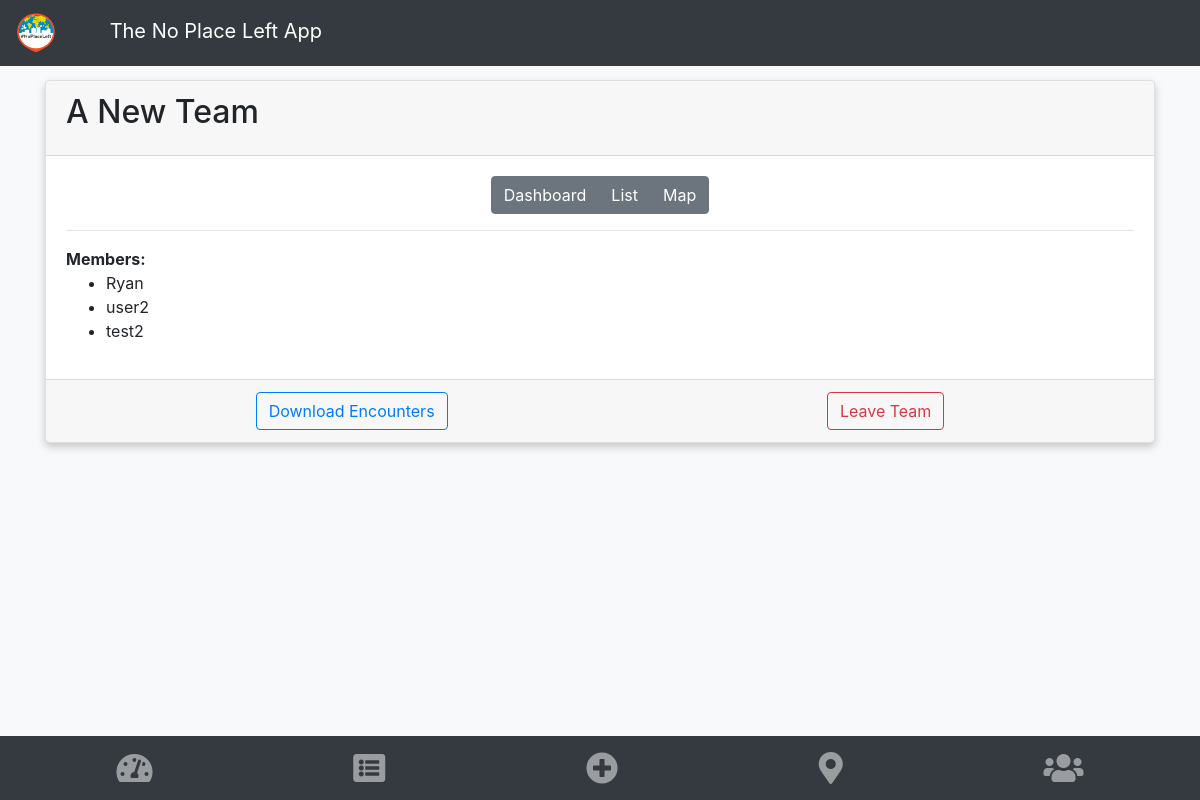
Screenshot of /team/15/ (signed in) with the database file from the repository.
### npl/models.py (models this page shows, shortened)
class Team(models.Model):
    team_name = models.CharField(max_length=40, unique=True)
    creation_date = models.DateTimeField(auto_now_add=True)
    members = models.ManyToManyField(Laborer)
    number_of_members = models.IntegerField(default=1)

class Laborer(models.Model):
    user = models.OneToOneField(User, on_delete=models.CASCADE)
    creation_date = models.DateTimeField()

### npl/views.py (the view)
# urls.py: path('team/<int:pk>/', views.view_team, name="team_detail"),
def view_team(request, pk):
    team = Team.objects.filter(id=pk).first()
    members = team.members.all()
    return render(request, 'npl/team_detail.html', {'team': team, 'team_members': members})

### npl/templates/npl/team_detail.html (shortened to what this page needs)
{% extends "base.html" %}
{% block content %}
<div class="card shadow my-2">
    <div class="card-header d-flex justify-content-between align-items-center">
        <h2 class="card-title">{{ team.team_name }}</h2>
    </div>
    <div class="card-body">
        <div class="d-flex justify-content-center">
            <div class="btn-group" role="group">
            <a type="button" class="btn btn-group-sm btn-secondary" href="{% url 'npl:team_dashboard' team.id %}">Dashboard</a>
            <a type="button" class="btn btn-group-sm btn-secondary" href="{% url 'npl:team_encounters_list' team.id %}">List</a>
            <a type="button" class="btn btn-group-sm btn-secondary" href="{% url 'npl:team_encounters_map' team.id %}">Map</a>
            </div>
        </div>
        <hr />
        <strong>Members:</strong>
        <ul>
            {% for member in team_members %}
            <li>
                    {{member.user.username}}
            </li>
            {% endfor %}
        </ul>
    </div>
    <div class="card-footer">
        <div class="d-flex justify-content-around">
            <a class="btn btn-outline-primary" href="{% url 'npl:export_team_encounters' team.id %}">Download Encounters</a>
            <a class="btn btn-outline-danger" href="{% url 'npl:leave_team' team.id %}">Leave Team</a>
        </div>
  </div>
</div>
{% endblock %}

### npl/templates/base.html (style rules this page uses)
.shadow { box-shadow: 0 4px 8px 0 rgba(0,0,0,0.2); border-radius: 5px; }

### rows the page displays
Team: team_name "A New Team"
Laborer: user.username "Ryan"
Laborer: user.username "user2"
Laborer: user.username "test2"
